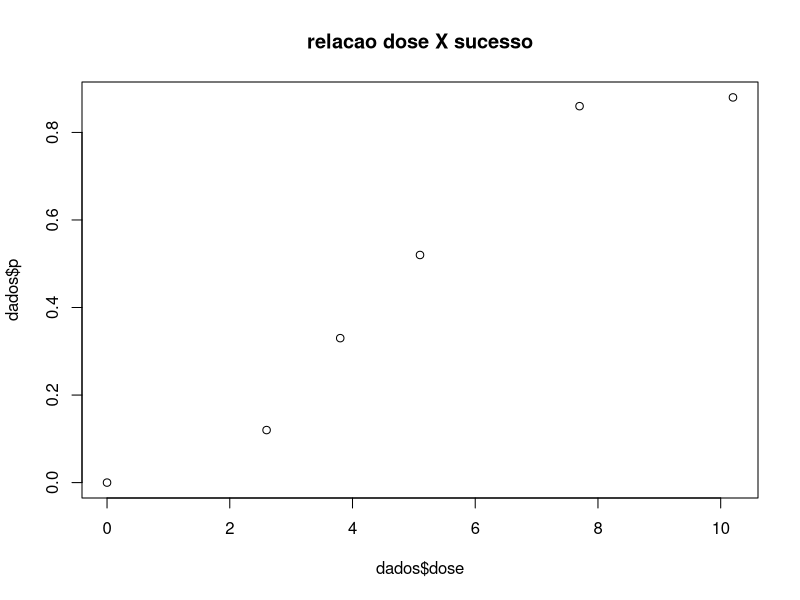

This figure's R source:
# ESTUDO DE CASO DOSE-RESPOSTA 

dados<-data.frame(
  dose<-c(0, 2.6, 3.8, 5.1, 7.7, 10.2),
  m<-c(49, 50, 48, 46,49, 50),
  y<-c(0, 6, 16, 24, 42, 44),
  p<-c(0, 0.12, 0.33, 0.52, 0.86, 0.88))


plot(dados$dose, dados$p, main = 'relacao dose X sucesso')

glm_model <- glm(p ~ dose, family = binomial(link = "logit"), weights = m, data = dados)
summary(glm_model)

glm_model1 <- glm(p ~ dose, family = binomial(link = "probit"), weights = m, data = dados)
summary(glm_model1)



#No caso, pude observar que o deviance foi igual tanto para funlik probit e logit
#porem o AIC no modelo da logit foi menor
